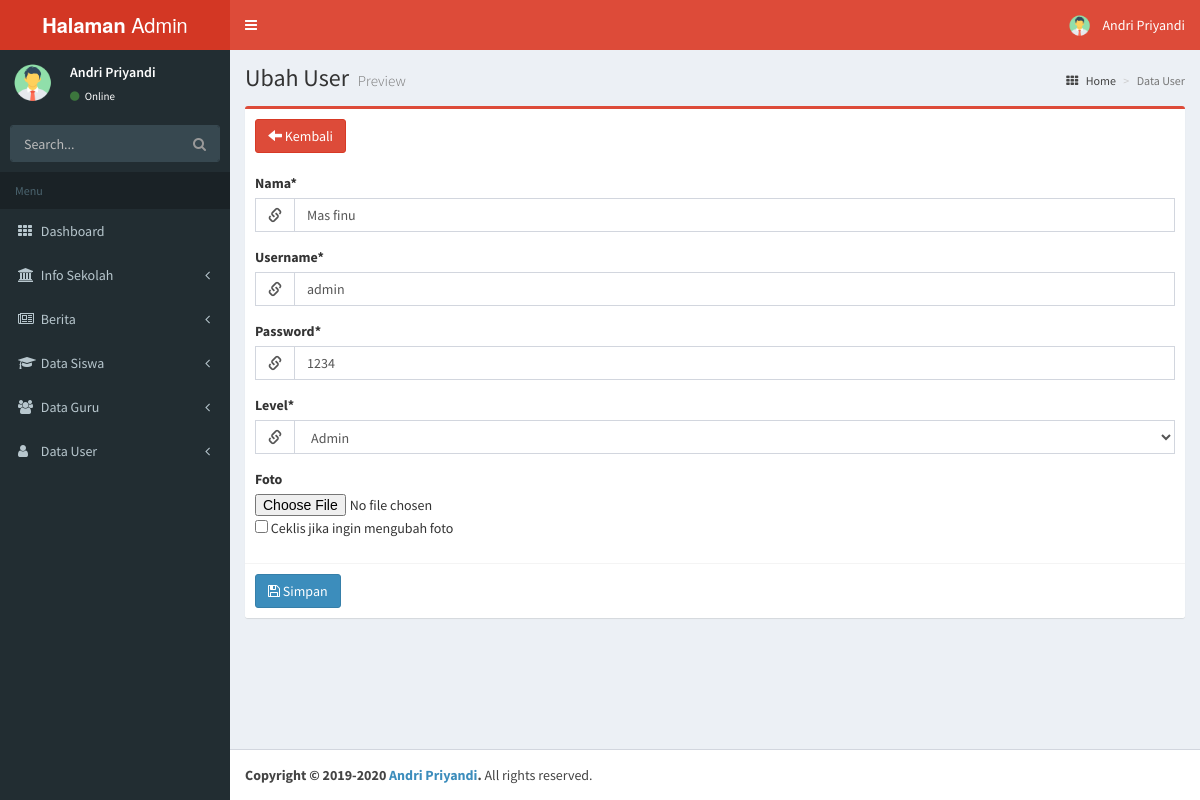
The app's page /dashboard/admin/fu_user.php?id=4 (signed in) with its own data.
### tables this page shows
CREATE TABLE `user` (
  `id` int(11) NOT NULL,
  `nama` varchar(100) NOT NULL,
  `username` varchar(100) NOT NULL,
  `password` varchar(100) NOT NULL,
  `level` varchar(100) NOT NULL,
  `foto` varchar(255) NOT NULL
);

### dashboard/admin/fu_user.php (the view, shortened to what this page needs)
<?php include "_partials/meta.php"; ?>
<?php include "_partials/head.php"; ?>
<?php include "_partials/sidebar.php";?>
<?php
    include "../conf/koneksi.php";
    $id = $_GET['id'];
    $query = "SELECT * FROM user WHERE id ='".$id."' ";
    $sql = mysqli_query($koneksi, $query);
    $data = mysqli_fetch_array($sql);
?>
    <div class="wrapper">
      <div class="content-wrapper">
        <section class="content-header">
          <h1>Ubah User <small>Preview</small></h1>
          <ol class="breadcrumb">
            <li><a href="index.php"><i class="fa fa-th"></i> Home</a></li>
            <li class="active">Data User</li>
          </ol>
        </section>
        <section class="content">
          <div class="row">
            <div class="col-md-12">
              <div class="box box-danger">
                <div class="box-header">
                  <h3 class="box-title"><a href="list_user.php" class="btn btn-danger"><i class="glyphicon glyphicon-arrow-left"></i> Kembali</a></h3>
                </div>
                <form role="form" action="proses/pu_user.php?id= <?php echo $data['id'] ?>" method="post" enctype="multipart/form-data">
                  <div class="box-body">
                    <div class="form-group">
                      <label>Nama*</label>
                      <div class="input-group">
                      <div class="input-group-addon">
                        <i class="glyphicon glyphicon-link"></i>
                      </div>
                      <input type="text" class="form-control" name="nama" value="<?php echo $data['nama']; ?>">
                    </div>
                    </div>
                    <div class="form-group">
                      <label>Username*</label>
                      <div class="input-group">
                      <div class="input-group-addon">
                        <i class="glyphicon glyphicon-link"></i>
                      </div>
                      <input type="text" name="username" class="form-control" value="<?php echo $data['username']; ?>">
                    </div>
                    </div>
                    <div class="form-group">
                      <label>Password*</label>
                      <div class="input-group">
                      <div class="input-group-addon">
                        <i class="glyphicon glyphicon-link"></i>
                      </div>
                      <input type="text" name="password" class="form-control" value="<?php echo $data['password']; ?>">
                    </div>
                    </div>
                    <div class="form-group">
                      <label>Level*</label>
                      <div class="input-group">
                      <div class="input-group-addon">
                        <i class="glyphicon glyphicon-link"></i>
                      </div>
                      <select class="form-control" name="level">
                        <option select="selected"><?php echo $data['level']; ?></option>
                      </select>
                    </div>
                    </div>
                    <div class="form-group">
                      <label>Foto</label>
                      <input type="file" name="foto">
                      <input type="checkbox" name="ubah_foto" value="true"> Ceklis jika ingin mengubah foto<br>
                    </div>
                  </div>
                  <div class="box-footer">
                    <button type="submit" class="btn btn-primary" value="simpan"><i class="fa fa-save"></i> Simpan</button>
                  </div>
                </form>
              </div>
            </div>
        </section>
      </div>
      <?php include "_partials/footer.php"; ?>
    </div>
  </body>
</html>

### dashboard/admin/_partials/head.php (shortened to what this page needs)
<header class="main-header">
  <a href="#" class="logo">
    <span class="logo-lg"><b>Halaman</b> Admin</span>
  </a>
  <nav class="navbar navbar-static-top" role="navigation">
    <a href="#" class="sidebar-toggle" data-toggle="offcanvas" role="button">
    </a>
    <div class="navbar-custom-menu">
      <ul class="nav navbar-nav">
        <li class="dropdown user user-menu">
          <a href="#" class="dropdown-toggle" data-toggle="dropdown">
            <img src="proses/images/<?= $data['foto']; ?>" class="user-image" alt="User Image"/>
            <span class="hidden-xs"><?php echo $data['nama']; ?></span>
          </a>
        </li>
      </ul>
    </div>
  </nav>
</header>

### dashboard/admin/_partials/sidebar.php (shortened to what this page needs)
<aside class="main-sidebar">
  <section class="sidebar">
    <div class="user-panel">
      <div class="pull-left image">
        <img src="proses/images/<?= $data['foto']; ?>" class="img-circle" alt="User Image" />
      </div>
      <div class="pull-left info">
        <p><?php echo $data['nama']; ?></p>
        <a href="#"><i class="fa fa-circle text-success"></i> Online</a>
      </div>
    </div>
          <form action="#" method="get" class="sidebar-form">
            <div class="input-group">
              <input type="text" name="q" class="form-control" placeholder="Search..."/>
              <span class="input-group-btn">
                <button type='submit' name='search' id='search-btn' class="btn btn-flat"><i class="fa fa-search"></i></button>
              </span>
            </div>
          </form>
    <ul class="sidebar-menu">
      <li class="header">Menu</li>
      <li class=" <?php if($page == 'Home'){ echo 'active'; } ?>">
        <a href="index.php">
          <i class="fa fa-th"></i> <span>Dashboard</span>
        </a>
      </li>
      <li class="<?php if($page == 'EditHome' || $page == 'EditSP' || $page == 'EditPS' || $page == 'EditAbout' || $page == 'Kontak' ){ echo 'active'; } ?>">
        <a href="#">
          <i class="fa fa-university"></i>
          <span>Info Sekolah</span>
          <i class="fa fa-angle-left pull-right"></i>
        </a>
      </li>
      <li class="<?php if($page == 'Berita' || $page == 'TampilanBerita' ){ echo 'active'; } ?>">
        <a href="#">
          <i class="fa fa-newspaper-o"></i> <span>Berita</span>
          <i class="fa fa-angle-left pull-right"></i>
        </a>
      </li>
      <li class=" <?php if($page == 'TambahSiswa' || $page == 'ListSiswa' ){ echo 'active'; } ?>">
        <a href="#">
          <i class="fa fa-mortar-board"></i>
          <span>Data Siswa</span>
          <i class="fa fa-angle-left pull-right"></i>
        </a>
      </li>
      <li class="<?php if($page == 'TambahGuru' || $page == 'ListGuru' ){ echo 'active'; } ?>">
        <a href="#">
          <i class="fa fa-group"></i> <span>Data Guru</span>
          <i class="fa fa-angle-left pull-right"></i>
        </a>
      </li>
      <li class="<?php if($page == 'TambahUser' || $page == 'ListUser' ){ echo 'active'; } ?>">
        <a href="#">
          <i class="fa fa-user"></i> <span>Data User</span>
          <i class="fa fa-angle-left pull-right"></i>
        </a>
      </li>
  </section>
</aside>

### records on screen
user: foto (picture), nama "Andri Priyandi"
user: nama "Mas finu", username "admin", password "1234", level "Admin"
